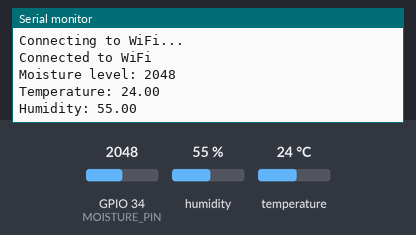
Bench run of a sketch on a simulated ESP32. Parts: the last lines printed to the serial monitor. The inputs (shaded band) are chosen by the test bench; at power-on: humidity 55 %, GPIO 34 (MOISTURE_PIN) = 2048, temperature 24 °C. WiFi joins after 1.5 s; servers stay silent unless stated.

Above: at 3.2 s.
3.3 s: humidity set to 22 %
11.1 s: GPIO 34 (MOISTURE_PIN) set to 2866
At 13.2 s:
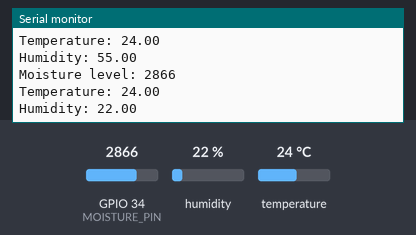
18.9 s: temperature set to 12 °C
At 23.8 s:
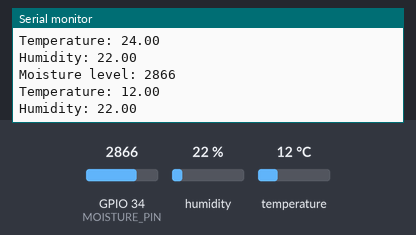
26.7 s: GPIO 34 (MOISTURE_PIN) set to 3603
At 34.3 s:
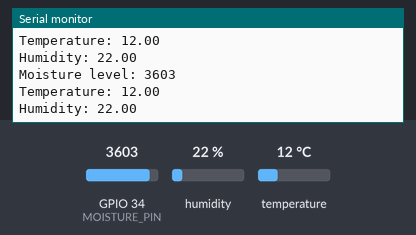
34.5 s: humidity set to 40 %
Timing chart, 0 to 37.5 s (numbered marks = the images above; inputs shaded):
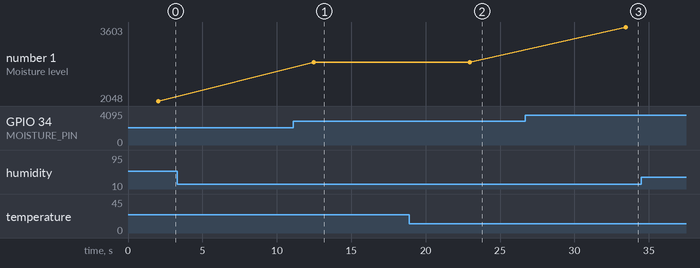

Measured:
- after the input at 11.1 s, the serial monitor: prints a new line after 1.4 s (image 1)
- after the input at 18.9 s, the serial monitor: prints a new line after 4.1 s (image 2)
- after the input at 26.7 s, the serial monitor: prints a new line after 6.7 s (image 3)
- plotted number 1: 2048 → 2866 after the input at 11.1 s, 2866 → 3603 after the input at 26.7 s

The sketch:

Smart_Irrigation_Firebase.ino
```cpp
#include <WiFi.h>
#include <FirebaseESP32.h>
#include "DHT.h"

// Firebase configuration
#define FIREBASE_HOST "https://smart-irrigation-ee740-default-rtdb.firebaseio.com/" // Replace with your Firebase host URL
#define FIREBASE_AUTH "SYaCB4QRxCy0NZFObIrKzmBaX5mEslJUUUEBOfjq"  // Replace with your Firebase authentication token

// Wi-Fi credentials
const char* ssid = "OP";      // Replace with your Wi-Fi SSID
const char* password = "12345678";  // Replace with your Wi-Fi password

// Firebase objects
FirebaseData firebaseData;
FirebaseConfig firebaseConfig;
FirebaseAuth firebaseAuth;

// Sensor pins
#define MOISTURE_PIN 34  // Pin for soil moisture sensor (analog input GPIO34)
#define DHT_PIN 27       // Pin for DHT11 sensor (GPIO27)
#define DHT_TYPE DHT11   // Define DHT sensor type (DHT11)
DHT dht(DHT_PIN, DHT_TYPE);

// Threshold for soil moisture (you can still keep it for display purposes)
int moistureThreshold = 500;

void setup() {
  // Initialize serial communication
  Serial.begin(115200);

  // Initialize sensor pins and DHT sensor
  pinMode(MOISTURE_PIN, INPUT);
  dht.begin();

  // Connect to Wi-Fi
  Serial.print("Connecting to Wi-Fi: ");
  Serial.println(ssid);
  WiFi.begin(ssid, password);

  while (WiFi.status() != WL_CONNECTED) {
    delay(1000);
    Serial.println("Connecting to WiFi...");
  }
  Serial.println("Connected to WiFi");

  // Firebase configuration
  firebaseConfig.host = FIREBASE_HOST;
  firebaseConfig.signer.tokens.legacy_token = FIREBASE_AUTH;
  Firebase.begin(&firebaseConfig, &firebaseAuth);
  Firebase.reconnectWiFi(true);
}

void readAndUploadSensorData() {
  // Read soil moisture level (analog value)
  int moistureLevel = analogRead(MOISTURE_PIN);

  // Read temperature and humidity from DHT11
  float temperature = dht.readTemperature();
  float humidity = dht.readHumidity();

  // Print the sensor data to the serial monitor
  Serial.print("Moisture level: ");
  Serial.println(moistureLevel);
  Serial.print("Temperature: ");
  Serial.println(temperature);
  Serial.print("Humidity: ");
  Serial.println(humidity);

  // Send sensor data to Firebase
  Firebase.setInt(firebaseData, "/smart_irrigation/moisture_level", moistureLevel);
  Firebase.setFloat(firebaseData, "/smart_irrigation/temperature", temperature);
  Firebase.setFloat(firebaseData, "/smart_irrigation/humidity", humidity);
}

void loop() {
  // Continuously read and upload sensor data
  readAndUploadSensorData();
  delay(10000);  // Adjust delay as needed
}
```
